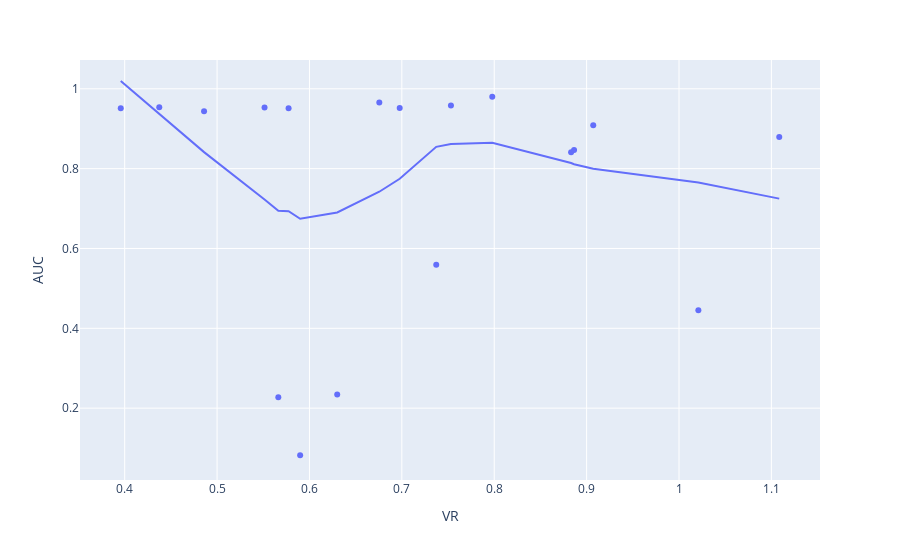

Notebook cell for this chart:
### Code cell
px.scatter(df_test, x='VR', y='AUC', trendline='lowess').show()

### Figure 1 — Plotly figure (JSON) as saved in the notebook; plotly's stock layout.template omitted (floating-point values rounded to 4 significant figures)
{"data": [{"hovertemplate": "VR=%{x}<br>AUC=%{y}<extra></extra>", "legendgroup": "", "marker": {"color": "#636efa", "symbol": "circle"}, "mode": "markers", "name": "", "orientation": "v", "showlegend": false, "type": "scatter", "x": [0.9072, 0.4859, 0.5514, 0.4374, 1.109, 0.63, 0.8832, 1.021, 0.7531, 0.5663, 0.5899, 0.6977, 0.6756, 0.7372, 0.8864, 0.7979, 0.3957, 0.5774], "xaxis": "x", "y": [0.909, 0.944, 0.953, 0.954, 0.879, 0.234, 0.841, 0.445, 0.958, 0.227, 0.082, 0.952, 0.966, 0.559, 0.847, 0.98, 0.951, 0.951], "yaxis": "y"}, {"hovertemplate": "<b>LOWESS trendline</b><br><br>VR=%{x}<br>AUC=%{y} <b>(trend)</b><extra></extra>", "legendgroup": "", "marker": {"color": "#636efa", "symbol": "circle"}, "mode": "lines", "name": "", "showlegend": false, "type": "scatter", "x": [0.3957, 0.4374, 0.4859, 0.5514, 0.5663, 0.5774, 0.5899, 0.63, 0.6756, 0.6977, 0.7372, 0.7531, 0.7979, 0.8832, 0.8864, 0.9072, 1.021, 1.109], "xaxis": "x", "y": [1.02, 0.9372, 0.8414, 0.7228, 0.6945, 0.6932, 0.6744, 0.6903, 0.7422, 0.7747, 0.8547, 0.8617, 0.8647, 0.8142, 0.8111, 0.7997, 0.7655, 0.7249], "yaxis": "y"}], "layout": {"legend": {"tracegroupgap": 0}, "margin": {"t": 60}, "xaxis": {"anchor": "y", "domain": [0, 1], "title": {"text": "VR"}}, "yaxis": {"anchor": "x", "domain": [0, 1], "title": {"text": "AUC"}}}}
